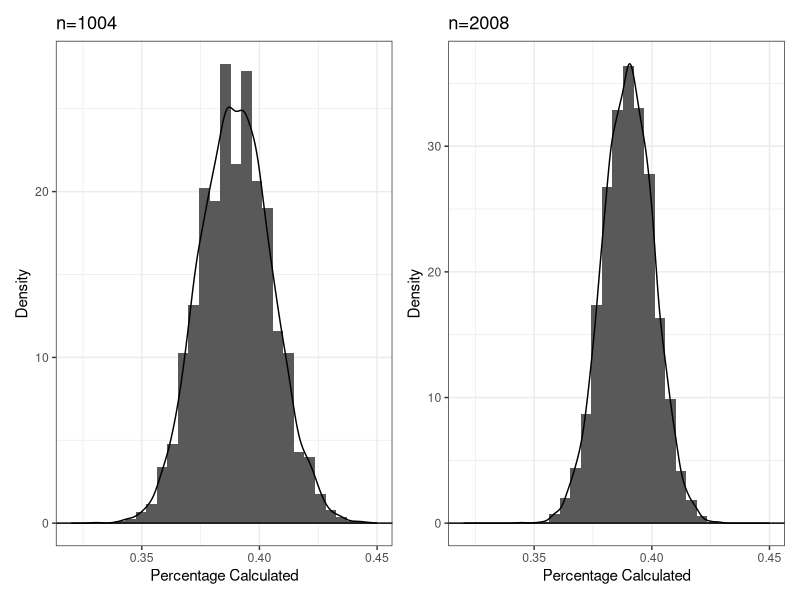
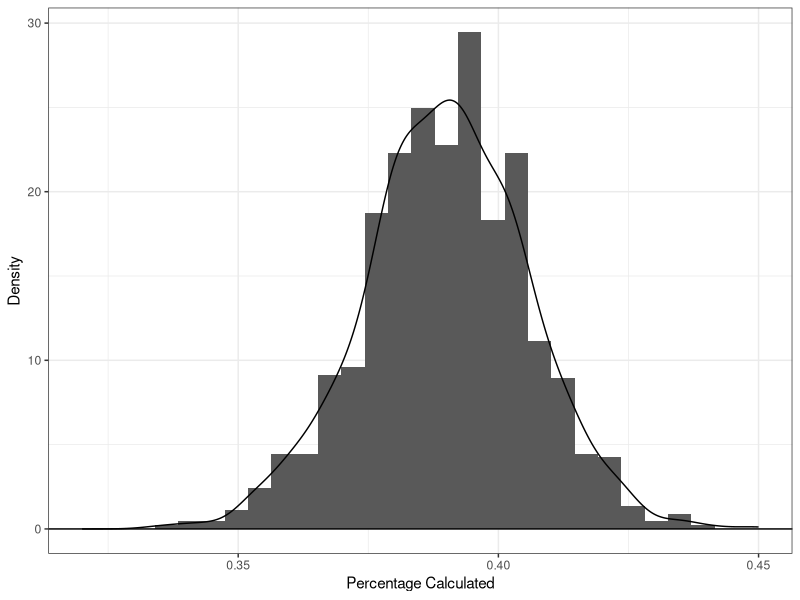
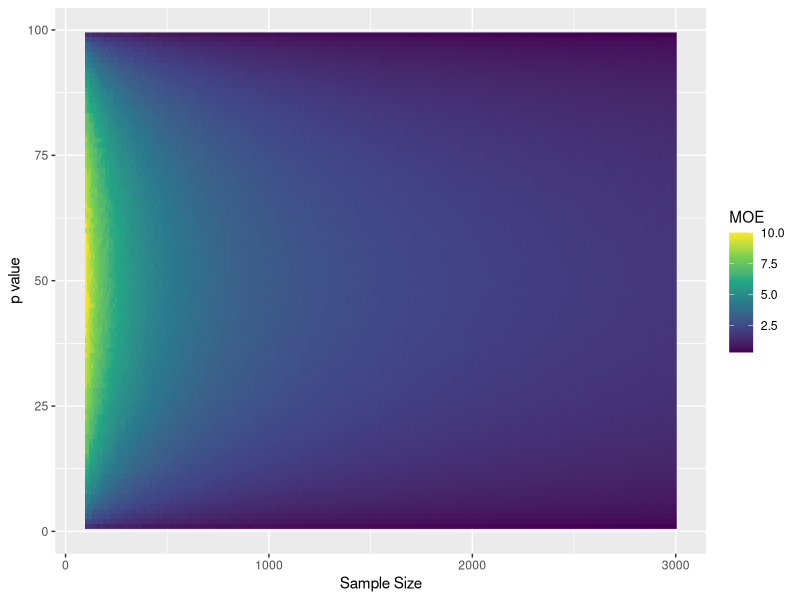

Here is the R script that generated these plots, in order: (Note: a time limit stopped this script after it produced the figures.)
library(tidyverse)
library(patchwork)

##########################################################
#####             PART 1: BASIC SIMULATION          ######
##########################################################

#Generating resamples, but making values percentage instead of raw # satisfied
part1.sample1 = rbinom(10000, 1004, .39)/1004 
#view(part1.sample1)
sample1_df = tibble(value = part1.sample1)

#Making a histogram with a superimposed density plot
part1_plot1 = ggplot() + 
  geom_histogram(aes(part1.sample1, y=after_stat(density))) +
  geom_density(aes(part1.sample1)) + 
  geom_hline(yintercept=0) +
  xlim(0.32, 0.45) +
  theme_bw() +
  xlab("Percentage Calculated") +
  ylab("Density") +
  ggtitle("n=1004")

#Making a summary to determine the upper and lower bounds
sample1_summary = sample1_df |>
  summarize(
    lower = quantile(value, 0.025),
    upper = quantile(value, 0.975),
    MOE = (upper-lower)/2
  )
#3% margin of error

#DOUBLING SAMPLE SIZE
#Generating resamples, but making values percentage instead of raw # satisfied
part1.sample2 = rbinom(10000, 2008, .39)/2008

sample2_df = tibble(value = part1.sample2)

#Making a histogram with a superimposed density plot
part1_plot2 = ggplot() + 
  geom_histogram(aes(part1.sample2, y=after_stat(density))) +
  geom_density(aes(part1.sample2)) + 
  geom_hline(yintercept=0) +
  xlim(0.32, 0.45) +
  theme_bw() +
  xlab("Percentage Calculated") +
  ylab("Density")+
  ggtitle("n=2008")


#Making a summary to determine the upper and lower bounds
sample2_summary = sample2_df |>
  summarize(
    lower = quantile(value, 0.025),
    upper = quantile(value, 0.975),
    MOE = (upper-lower)/2
  )
#2.1% margin of error

#Combining the two plots for comparison
part1_comparison = (part1_plot1 | part1_plot2)

#Saving the plot to be used in Sweave
ggsave("part1_comparison.pdf", plot = part1_comparison, width = 6, height = 4)


##########################################################
#####             PART 2: RESAMPLING                ######
##########################################################
#Making a tibble representative of the original data
gallup_df = tibble(
  value = c(rep(1, round(1004*.39)), rep(0, 1004-round(1004*.39)))
)

#Setitng up resampling
R <- 1000
resamples <- tibble(p.hat = numeric(R))

for( i in 1:R){ #Running for loop to take 1000 resamples
  # Take a resample
  curr.resample <- sample(x = gallup_df$value,
                          size = nrow(gallup_df),
                          replace = T)
  # compute the stat on the resample
  resamples$p.hat[i] <- mean(curr.resample)
}
#view(resamples)

#Plotting a histogram and density line of the resample mean
resample_plot = ggplot() + 
  geom_histogram(aes(resamples$p.hat, y=after_stat(density))) +
  geom_density(aes(resamples$p.hat)) + 
  geom_hline(yintercept=0) +
  xlim(0.32, 0.45) +
  theme_bw() +
  xlab("Percentage Calculated") +
  ylab("Density")

#Checking what the 95% spread of the resamplings are
resample_summary = resamples |>
  summarize(
    lower = quantile(p.hat, 0.025),
    upper = quantile(p.hat, 0.975),
    MOE = (upper-lower)/2
  )
#3% margin of error

#Saving the plot to be used in Sweave
ggsave("resample_plot.pdf", plot = resample_plot, width = 6, height = 4)


##########################################################
#####       PART 3: SIMULATION OVER N AND P         ######
##########################################################
#Initializing n and p
n = seq(100, 3000, by=10)
p = seq(0.01, 0.99, by=0.01)
sims = 10000

#Initialing tibble
sims_df = tibble(
  n = numeric(),  
  p = numeric(),  
  MOE = numeric()
)


for(i in n){ #Looping over each n value
  
  for (j in p){ #Looping over each percentage
    sample_sim = rbinom(sims, i, j)/i #Generating simulation
    temp_df = tibble(value= sample_sim) #Converting into a tibble for summary
    
    curr_summary = temp_df |>
      summarize(
        MOE = (quantile(value, 0.975)-quantile(value, 0.025))/2
      )
    #Adding new row to original tibble
    sims_df = bind_rows(sims_df, tibble(n=i, p=j, MOE=curr_summary$MOE))
  }
}
#Turning the margin of error into a percentage
sims_df = sims_df |>
  mutate(MOE = MOE*100) |>
  mutate(p = p*100)

#view(sims_df)
sim_plot = ggplot(sims_df, aes(n,p)) +
  geom_raster(aes(fill = MOE))+
  scale_fill_viridis_c() +
  xlab("Sample Size") +
  ylab("p value")

#Saving the plot to be used in Sweave
ggsave("sim_moe.pdf", plot = sim_plot, width = 6, height = 4)


##########################################################
#####   PART 4: ACTUAL MARGIN OF ERROR CALCULATION   #####
##########################################################
#Initializing sample sizes and probabilities
n = seq(100, 2000, by=10)
p = seq(0.01, 0.99, by=0.01)
z=1.96

#Initializing tibble
wilson_df = tibble(
  n = numeric(),  
  p = numeric(),  
  wilson = numeric()
)

for(i in n){
  
  for (j in p){
    X = round(i*j) #Getting number of successes
    #wilson = ((z^2/i)+2*j)/(2*(1+(z^2/i))) #Calculating wilson estimate
    wilson_num = sqrt(z^4/4+z^2*X-(z^2*X^2)/i)
    wilson_denom = i+z^2
    wilson = wilson_num/wilson_denom
    #Adding new row to tibble
    wilson_df = bind_rows(wilson_df, tibble(n=i, p=j, wilson=wilson))
  }
}

wilson_df = wilson_df |>
  mutate(wilson = wilson*100) |>
  mutate(p = p*100)

#view(wilson_df)

wilson_plot = ggplot(wilson_df, aes(n,p)) +
  geom_raster(aes(fill = wilson))+
  scale_fill_viridis_c() +
  xlab("Sample Size") +
  ylab("p value")

#Saving the plot to be used in Sweave
ggsave("wilson_moe.pdf", plot = wilson_plot, width = 6, height = 4)
